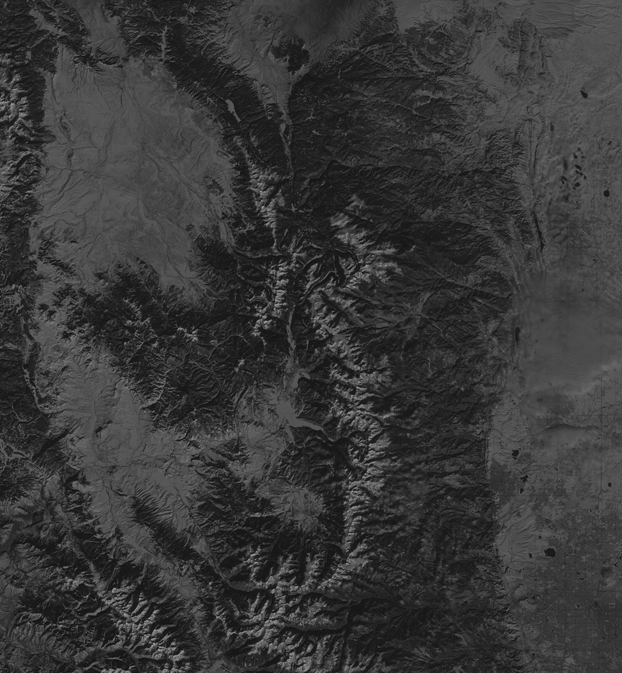
#> input picture T2_HistogramaContraste/B8_colorado.tif, 622 x 673 px
$ jupyter execute --allow-errors 'T2_Transf logaritmica & correcion sigmoidal.ipynb'
#> lines starting #> are read from the running program, lines starting #| are printed output that depends on the picture; long printed decimals are rounded
<table style="width:100%">
  <tr>
    <th> </th>
    <th><font color=brown>Procesamiento de imágenes de Sensores Aerotransportados y Satélite</font>
         </font></th>
    <th><font color=green>Universidad de Oviedo.                      Ingeniería en Geomática</font>         sgcortes@uniovi.es</th>
  </tr>
</table>

## Transformación Logarítmica

[cell 1]
import skimage
from skimage import exposure, data, img_as_float, io
import numpy as np
import matplotlib.pyplot as plt
colo = io.imread('B8_colorado.tif')
#> colo is the input picture: shape (673, 622) uint16; min 4118, max 42435, mean 14385.9
colo = img_as_float(colo)
print(colo.shape)
#| (673, 622)
plt.figure(figsize=(12,6))
plt.subplot(1,2,1)
io.imshow(colo)
plt.title('Colorado (Landsat). Grayscale')
plt.axis('off')
# Valores máximos y mínimos de la imagen
print('ND Máximo= ', colo.max())
#| ND Máximo=  0.6475
print('ND Mínimo= ', colo.min())
#| ND Mínimo=  0.06284
plt.subplot(1,2,2)
#> (the rest of this cell did not finish here and is left out)

[cell 2]
fig2=plt.figure(figsize=(12,6))
colo_log = exposure.adjust_log(colo,1.5)
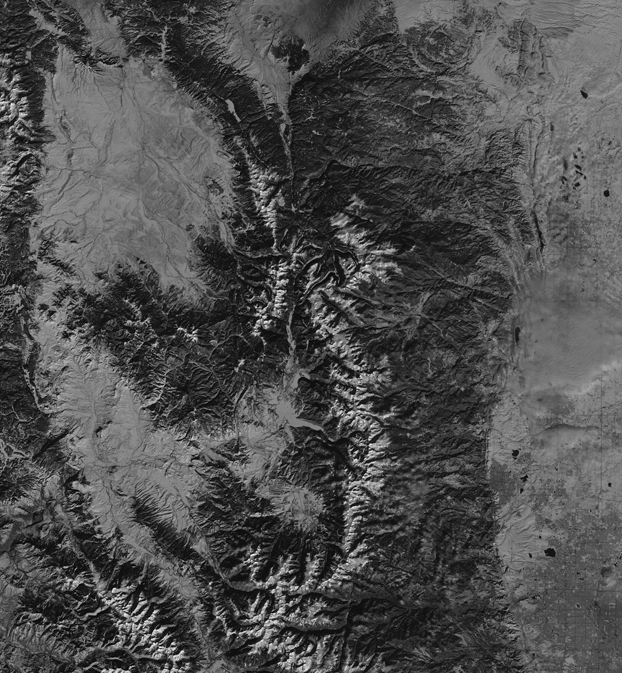
#> colo_log: shape (673, 622) float64; min 0.132, max 1.08, mean 0.425; drawn with min black and max white
plt.subplot(1,2,1)
io.imshow(colo_log,cmap='gray')
plt.subplot(1,2,2)
m_rescaled = plt.hist(colo_log.ravel(),bins=256)
img_cdf, bins = skimage.exposure.cumulative_distribution(colo_log, 256)
#> img_cdf = 256 values from 4.78e-06 to 1; bins = 256 values from 0.134 to 1.08
ax_cdf = plt.twinx()
ax_cdf.plot(bins,img_cdf, color='red')
ax_cdf.set_xlim(0,1)
ax_cdf.set_ylim(0,1)
plt.tight_layout()

# Valores máximos y mínimos de la imagen
print('ND Máximo= ', colo_log.max())
#| ND Máximo=  1.080
print('ND Mínimo= ', colo_log.min())
#| ND Mínimo=  0.1319
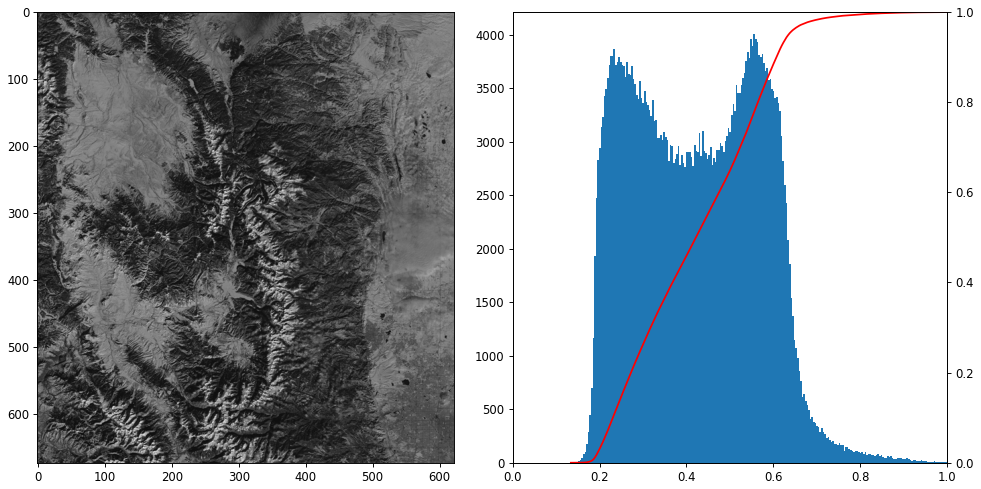
#> figure drawn by matplotlib, 3 panels; panel 2: tallest bar 4013 high, from x = 0.554 to 0.558; panel 3: curve peaks at x = 1.08, y = 1

Como vemos nos hemos desbordado un poco el histograma hacia la derecha uando empleamos una ganancia de 1.5.

## Corrección Sigmoidal

[cell 3]
fig3=plt.figure(figsize=(14,4))
cutoff=0.2
gain=10
colo_sigmoid = exposure.adjust_sigmoid(colo,cutoff,gain)
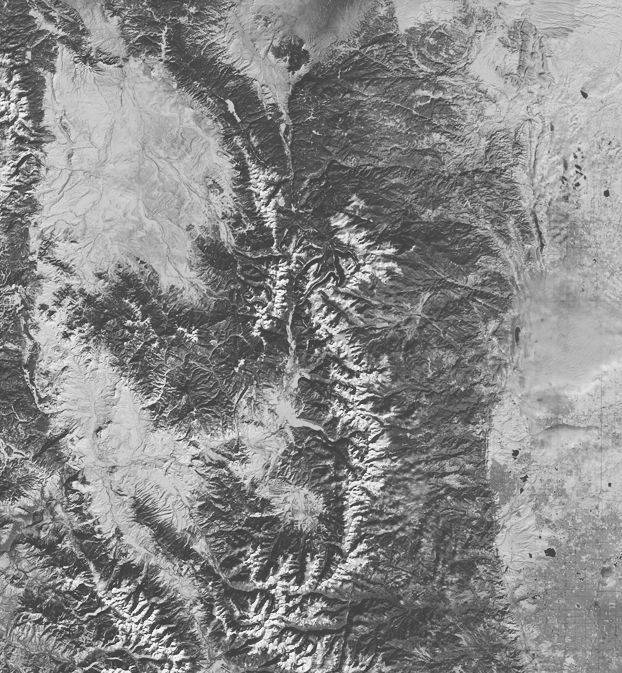
#> colo_sigmoid: shape (673, 622) float64; min 0.202, max 0.989, mean 0.54
plt.subplot(1,3,1)
io.imshow(colo_sigmoid, cmap='gray')
plt.title('Imagen corregida sigmoidalmente')
plt.subplot(1,3,2)
m_rescaled = plt.hist(colo_sigmoid.ravel(),bins=256)
img_cdf, bins = skimage.exposure.cumulative_distribution(colo_sigmoid, 256)
#> bins = 256 values from 0.204 to 0.987
ax_cdf = plt.twinx()
ax_cdf.plot(bins,img_cdf, color='red')
ax_cdf.set_xlim(0,1)
ax_cdf.set_ylim(0,1)
plt.grid(True)
plt.title('Histogramas (pdf y cdf)')
plt.subplot(1,3,3)
ax_transfsig = plt.plot(colo.ravel(),colo_sigmoid.ravel(),color = 'green')
#> ax_transfsig = 1 item
plt.xlim(0,1)
plt.ylim(0,1)
plt.grid(True)
plt.title('Función transf. sigmoidal')
plt.tight_layout()

# Valores máximos y mínimos de la imagen
print('ND Máximo= ', colo_sigmoid.max())
#| ND Máximo=  0.9887
print('ND Mínimo= ', colo_sigmoid.min())
#| ND Mínimo=  0.2024
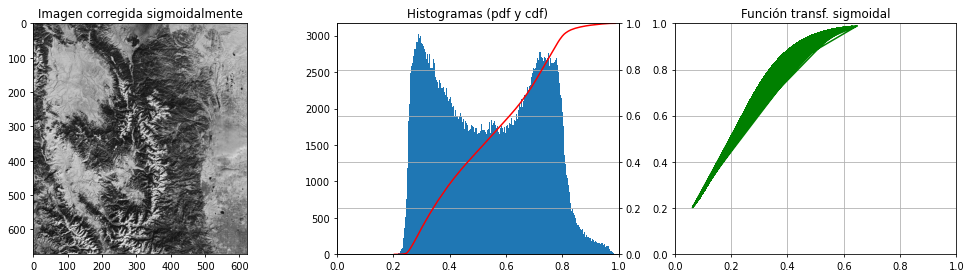
#> figure drawn by matplotlib, 4 panels; panel 2: tallest bar 3019 high, from x = 0.288 to 0.291; panel 3: curve peaks at x = 0.987, y = 1

[cell 4]
fig5=plt.figure(figsize=(12,6))
plt.subplot(121)
ax_transf1 = plt.plot(colo.ravel(),colo_log.ravel(),color = 'green')
#> ax_transf1 = 1 item
plt.xlim(0,1)
plt.ylim(0,1)
plt.grid(True)
plt.vlines([0.06, 0.6], 0, 1, colors='r')
plt.title('Función transferencia: original-logaritmica')
plt.annotate('$NDmax_{in}: 0.6$', xy=(0.6, 0), xytext=(0.6, 0.2),
             arrowprops=dict(facecolor='black',shrink=0.05),fontsize=15)
plt.subplot(122)
ax_transf2 = plt.plot(colo.ravel(),colo_sigmoid.ravel(),color = 'green')
#> ax_transf2 = 1 item
plt.xlim(0,1)
plt.ylim(0,1)
plt.grid(True)
plt.title('Función transferencia: original-sigmoidal')
plt.tight_layout()
plt.vlines([0.06, 0.65], 0, 1, colors='r')
plt.annotate('$NDmax_{in}: 0.65$', xy=(0.65, 0), xytext=(0.6, 0.2),
             arrowprops=dict(facecolor='black',shrink=0.05),fontsize=15)
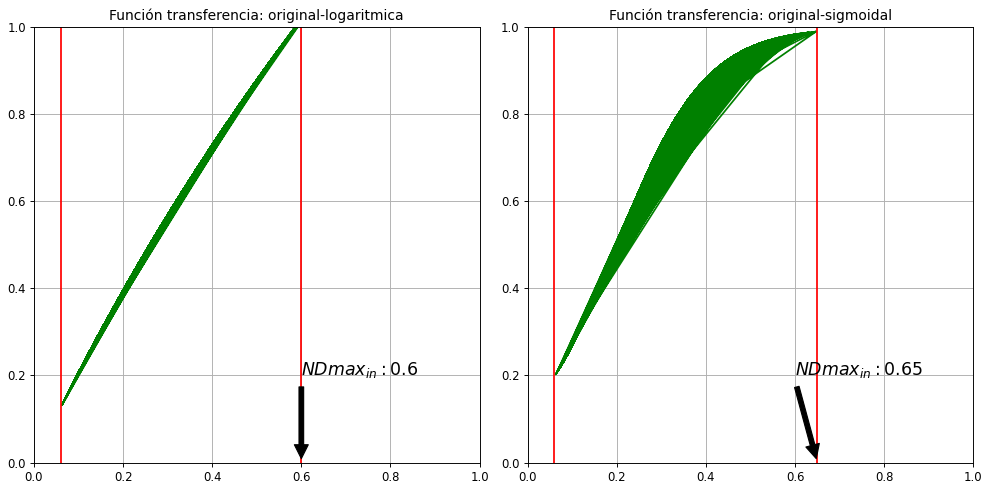
#> figure drawn by matplotlib, 2 panels
